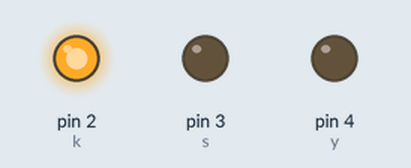
The sketch below on a simulated Arduino Uno, built with avr-gcc and run on an emulated ATmega328P. Parts: output pins drawn as LEDs (lit = HIGH).

Above: at 0.5 s.
At 1.5 s:
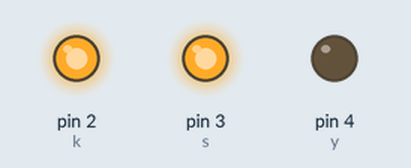
At 2.5 s:
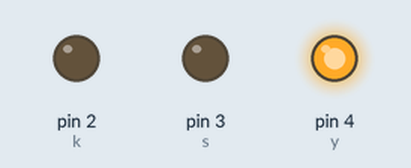
At 3.5 s:
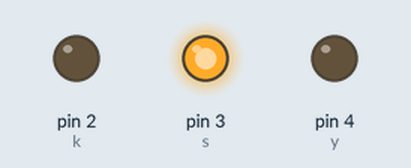
Timing chart, 0 to 5.2 s (numbered marks = the images above):
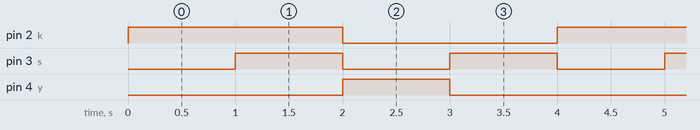

Measured:
- by itself, pin 2 (k): alternates HIGH for 2.0 s and LOW for 2.0 s
- by itself, pin 3 (s): alternates HIGH for 1.0 s and LOW for 1.0 s
- by itself, pin 4 (y): alternates HIGH for 1.0 s and LOW for 3.0 s

The sketch:

frantic_kasi_sango1__4_.ino
```cpp
int k = 2;
int s = 3;
int y = 4;

void setup()
{
    pinMode(k, OUTPUT);
    pinMode(s, OUTPUT);
    pinMode(y, OUTPUT);
}
void loop()
{
    digitalWrite(k, 1);
    digitalWrite(s, 0);
    digitalWrite(y, 0);
    delay(1000);
    digitalWrite(s, 1);
    delay(1000);
    digitalWrite(k, 0);
    digitalWrite(s, 0);
    digitalWrite(y, 1);
    delay(1000);
    digitalWrite(s, 1);
    digitalWrite(y, 0);
    delay(1000);
}
```
